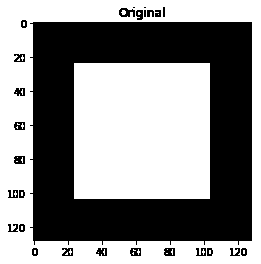
#> input picture input.png, 261 x 264 px, found by its file name
$ python test.py
#> lines starting #> are read from the running program, lines starting #| are printed output that depends on the picture; after the words box and inside, x2 and y2 are one past the last pixel; in counts of white or black regions, pixels touching at a corner belong together
#> `image = cv.imread("input.png",0)`: image: shape (264, 261); 55.4% white; 27 black regions (3 under 20 px), largest, box (x1, y1, x2, y2) and area: (30, 22, 252, 245) 29514, (119, 8, 135, 17) 89, (14, 156, 25, 164) 74
### 1 Geometric Transformations/geometric_transformations.py
# Geometric Transformations
import numpy as np # use numpy.zeros(), numpy.array()
import math # use math.pi, math.sqrt(), math.sin(), math.cos()

### ******* FUNCTIONS ******** ###
# Translate
def translate(img,dx,dy):
#> called with dx = 25, dy = 15
    row,col = img.shape[:2]
#> row = 264; col = 261

    # resulting image
    img_f = np.zeros(img.shape)

    # translate
    for u in range(col):
        for v in range(row):
            x = u - dx
            y = v - dy
            if(0<=x<col and 0<=y<row):
                img_f[v,u] = img[y,x]
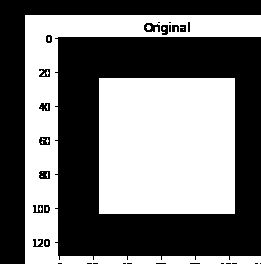
#> img_f: shape (264, 261) float64; 46.4% white; 19 white regions (17 under 20 px), largest, box (x1, y1, x2, y2) and area: (99, 78, 235, 214) 18496, (25, 15, 261, 264) 13362

    return img_f

# Rotate (in degrees)
def rotate(img,ang):
#> called with ang = 45
    row,col = img.shape[:2]
#> row = 264; col = 261
    rad = ang*math.pi/180

    # resulting image
    img_f = np.zeros(img.shape)

    # rotate
    for u in range(col):
        for v in range(row):
            x = round(u*math.cos(rad)-v*math.sin(rad))
            y = round(u*math.sin(rad)+v*math.cos(rad))
            if(0<=x<col and 0<=y<row):
                img_f[v,u] = img[y,x]
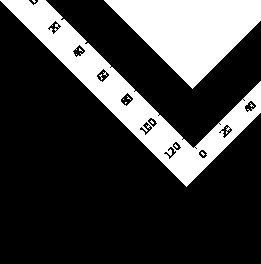
#> img_f: shape (264, 261) float64; 24.7% white; 13 white regions (11 under 20 px), largest, box (x1, y1, x2, y2) and area: (0, 0, 261, 187) 9269, (104, 0, 261, 89) 7711
    return img_f

# Scale
def scale(img,sx,sy):
#> called with sx = 2, sy = 3
    row,col = img.shape[:2]
#> row = 264; col = 261
    M,N = int(round(sy*row)), int(round(sx*col)) # new shape
#> M = 792; N = 522

    # resulting image
    if(img.ndim==3):
        img_f = np.zeros([M,N,3]) # for colored images
    else:
        img_f = np.zeros([M,N]) # for images in grayscale

    # scale
    for u in range(N):
        for v in range(M):
            x = round(u/sx)
            y = round(v/sy)
            if(0<=x<col and 0<=y<row):
                img_f[v,u] = img[y,x]
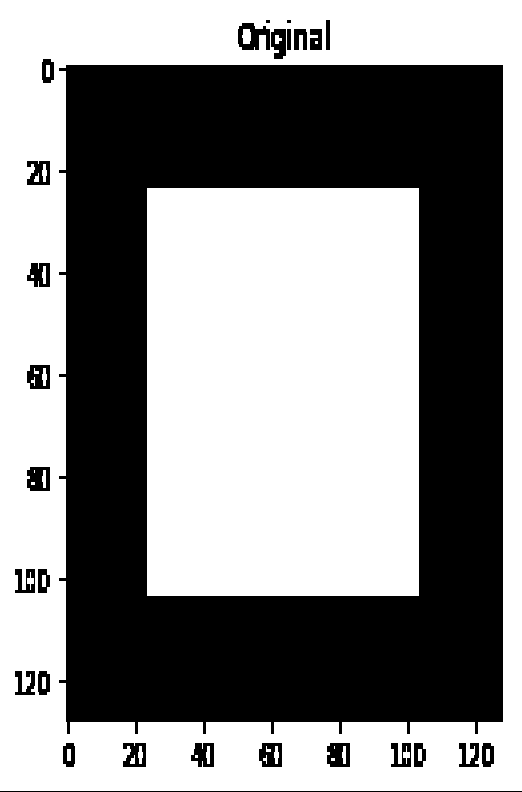
#> img_f: shape (792, 522) float64; 55.4% white; 28 black regions (2 under 20 px), largest, box (x1, y1, x2, y2) and area: (59, 65, 503, 734) 176532, (238, 23, 270, 50) 525, (0, 791, 522, 792) 522

    return img_f

# Shear
def shear(img,shx,shy):
#> called with shx = 0.75, shy = -0.25
    row,col = img.shape[:2]
#> row = 264; col = 261

    # resulting image
    img_f = np.zeros(img.shape)

    # shear
    for u in range(col):
        for v in range(row):
            x = round(u - v*shx)
            y = round(v - u*shy)
            if(0<=x<col and 0<=y<row):
                img_f[v,u] = img[y,x]
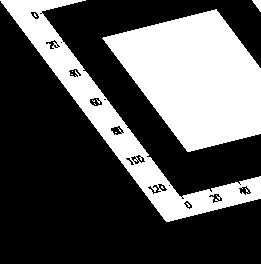
#> img_f: shape (264, 261) float64; 33.4% white; 12 white regions (9 under 20 px), largest, box (x1, y1, x2, y2) and area: (102, 9, 261, 152) 14228, (0, 0, 261, 222) 8688, (252, 0, 261, 12) 60

    return img_f

# Affine Transformation
def affine(img,m):
    row,col = img.shape[:2]

    # resulting image
    img_f = np.zeros(img.shape)

    # affine transformation
    for u in range(col):
        for v in range(row):
            x = int(round( m[0,0]*u + m[0,1]*v + m[0,2] ))
            y = int(round( m[1,0]*u + m[1,1]*v + m[1,2] ))
            if(0<=x<col and 0<=y<row):
                img_f[v,u] = img[y,x]

    return img_f

### 1 Geometric Transformations/test.py
from geometric_transformations import *

import cv2 as cv # read image cv.imread()
import matplotlib.pyplot as plt # plot image


def show_image(img, title="Image"):
    fig = plt.figure()
    if(img.ndim == 2):
        plt.gray()
    plt.title(title)
    plt.xticks([0,img.shape[1]]), plt.yticks([0,img.shape[0]])
    plt.imshow(img)
    plt.show()


### ******* TESTS ******** ###
image = cv.imread("input.png",0)
show_image(image,"Input Image")

# Translation
dx,dy = 25,15
img = translate(image,dx,dy)
show_image(img, ("Translation dx="+str(dx)+", dy="+str(dy)) )

# Rotation
ang = 45
img = rotate(image,ang)
show_image(img, ("Rotation "+ str(ang) + " degrees") )

# Scaling
sx,sy=2,3
img = scale(image,sx,sy)
show_image(img, ("Scale sx="+str(sx)+", sy="+str(sy)) )

# Shearing
shx,shy = 0.75,-0.25
img = shear(image,shx,shy)
show_image(img, ("Shearing shx="+str(shx)+", shy="+str(shy)) )

# Rotate around image center
ang = 45
rad = ang*math.pi/180
row,col = image.shape[:2]
#> row = 264; col = 261
tx = (1-math.cos(rad))*row/2 - math.sin(rad)*col/2
#> tx = -53.62
ty = math.sin(rad)*row/2 + (1-math.cos(rad))*col/2
#> ty = 131.6

m = np.array(([math.cos(rad),-math.sin(rad),ty],
              [math.sin(rad), math.cos(rad),tx]))
img = affine(image, m)
#> after the loop in affine, `for u in range(col):`:
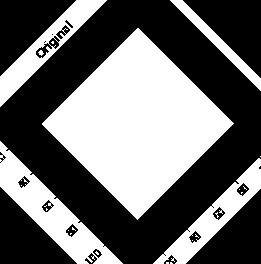
#> img_f: shape (264, 261) float64; 42.5% white; 23 white regions (17 under 20 px), largest, box (x1, y1, x2, y2) and area: (42, 28, 234, 220) 18528, (0, 141, 123, 264) 4261, (153, 158, 261, 264) 2707, (0, 0, 107, 107) 2562, (170, 0, 261, 91) 1105, (38, 50, 44, 56) 21
show_image(img, ("Rotation "+ str(ang)+" degrees around image center") )
